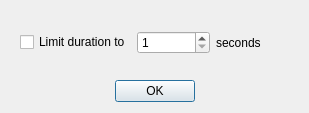
<?xml version="1.0" encoding="UTF-8"?>
<ui version="4.0">
 <class>mAExportDialog</class>
 <widget class="QDialog" name="mAExportDialog">
  <property name="geometry">
   <rect>
    <x>0</x>
    <y>0</y>
    <width>309</width>
    <height>113</height>
   </rect>
  </property>
  <property name="windowTitle">
   <string>Export as WAV</string>
  </property>
  <property name="windowIcon">
   <iconset resource="miniAudicle.qrc">
    <normaloff>:/icon/miniAudicle.png</normaloff>:/icon/miniAudicle.png</iconset>
  </property>
  <layout class="QVBoxLayout" name="verticalLayout">
   <item>
    <widget class="QWidget" name="widget" native="true">
     <layout class="QHBoxLayout" name="horizontalLayout">
      <item>
       <widget class="QCheckBox" name="limit">
        <property name="text">
         <string>Limit duration to</string>
        </property>
       </widget>
      </item>
      <item>
       <widget class="QSpinBox" name="duration">
        <property name="minimum">
         <number>1</number>
        </property>
        <property name="maximum">
         <number>10000</number>
        </property>
       </widget>
      </item>
      <item>
       <widget class="QLabel" name="label">
        <property name="text">
         <string>seconds</string>
        </property>
       </widget>
      </item>
     </layout>
    </widget>
   </item>
   <item>
    <widget class="QDialogButtonBox" name="buttonBox">
     <property name="orientation">
      <enum>Qt::Horizontal</enum>
     </property>
     <property name="standardButtons">
      <set>QDialogButtonBox::Ok</set>
     </property>
     <property name="centerButtons">
      <bool>true</bool>
     </property>
    </widget>
   </item>
  </layout>
 </widget>
 <resources>
  <include location="miniAudicle.qrc"/>
 </resources>
 <connections>
  <connection>
   <sender>buttonBox</sender>
   <signal>accepted()</signal>
   <receiver>mAExportDialog</receiver>
   <slot>accept()</slot>
   <hints>
    <hint type="sourcelabel">
     <x>248</x>
     <y>254</y>
    </hint>
    <hint type="destinationlabel">
     <x>157</x>
     <y>274</y>
    </hint>
   </hints>
  </connection>
  <connection>
   <sender>buttonBox</sender>
   <signal>rejected()</signal>
   <receiver>mAExportDialog</receiver>
   <slot>reject()</slot>
   <hints>
    <hint type="sourcelabel">
     <x>316</x>
     <y>260</y>
    </hint>
    <hint type="destinationlabel">
     <x>286</x>
     <y>274</y>
    </hint>
   </hints>
  </connection>
 </connections>
</ui>
